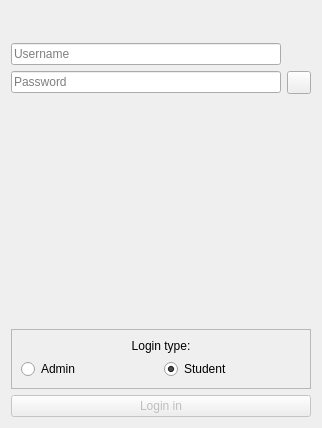
<?xml version="1.0" encoding="UTF-8"?>
<ui version="4.0">
 <class>LoginWidget</class>
 <widget class="QWidget" name="LoginWidget">
  <property name="geometry">
   <rect>
    <x>0</x>
    <y>0</y>
    <width>322</width>
    <height>428</height>
   </rect>
  </property>
  <layout class="QVBoxLayout" name="verticalLayout">
   <item>
    <layout class="QGridLayout" name="gridLayout">
     <property name="topMargin">
      <number>32</number>
     </property>
     <item row="0" column="0">
      <widget class="QLineEdit" name="lineEditUsername">
       <property name="maxLength">
        <number>15</number>
       </property>
       <property name="placeholderText">
        <string>Username</string>
       </property>
      </widget>
     </item>
     <item row="1" column="0">
      <widget class="QLineEdit" name="lineEditPassword">
       <property name="maxLength">
        <number>25</number>
       </property>
       <property name="echoMode">
        <enum>QLineEdit::Password</enum>
       </property>
       <property name="placeholderText">
        <string>Password</string>
       </property>
      </widget>
     </item>
     <item row="1" column="1">
      <widget class="QToolButton" name="tooglePasswordButton">
       <property name="checkable">
        <bool>true</bool>
       </property>
      </widget>
     </item>
    </layout>
   </item>
   <item>
    <spacer name="verticalSpacer">
     <property name="orientation">
      <enum>Qt::Vertical</enum>
     </property>
     <property name="sizeHint" stdset="0">
      <size>
       <width>20</width>
       <height>186</height>
      </size>
     </property>
    </spacer>
   </item>
   <item>
    <widget class="QFrame" name="frame">
     <property name="toolTip">
      <string>&lt;html&gt;&lt;head/&gt;&lt;body&gt;&lt;p&gt;Choose the &lt;span style=&quot; font-weight:600;&quot;&gt;type of connection&lt;/span&gt; according to your status&lt;/p&gt;&lt;/body&gt;&lt;/html&gt;</string>
     </property>
     <property name="frameShape">
      <enum>QFrame::StyledPanel</enum>
     </property>
     <property name="frameShadow">
      <enum>QFrame::Raised</enum>
     </property>
     <layout class="QGridLayout" name="gridLayout_1">
      <item row="1" column="0">
       <widget class="QRadioButton" name="adminLoginRadio">
        <property name="text">
         <string>Admin</string>
        </property>
       </widget>
      </item>
      <item row="1" column="1">
       <widget class="QRadioButton" name="studentLoginRadio">
        <property name="text">
         <string>Student</string>
        </property>
        <property name="checked">
         <bool>true</bool>
        </property>
       </widget>
      </item>
      <item row="0" column="0" colspan="2">
       <widget class="QLabel" name="loginLabel">
        <property name="text">
         <string>Login type:</string>
        </property>
        <property name="alignment">
         <set>Qt::AlignCenter</set>
        </property>
       </widget>
      </item>
     </layout>
    </widget>
   </item>
   <item>
    <widget class="QPushButton" name="loginButton">
     <property name="enabled">
      <bool>false</bool>
     </property>
     <property name="text">
      <string>Login in</string>
     </property>
     <property name="shortcut">
      <string>Return</string>
     </property>
    </widget>
   </item>
  </layout>
 </widget>
 <resources/>
 <connections/>
</ui>
